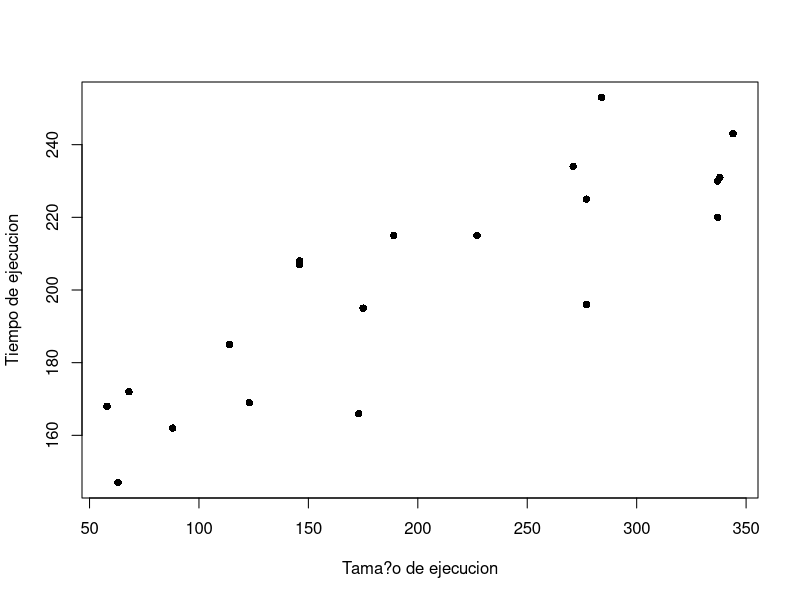
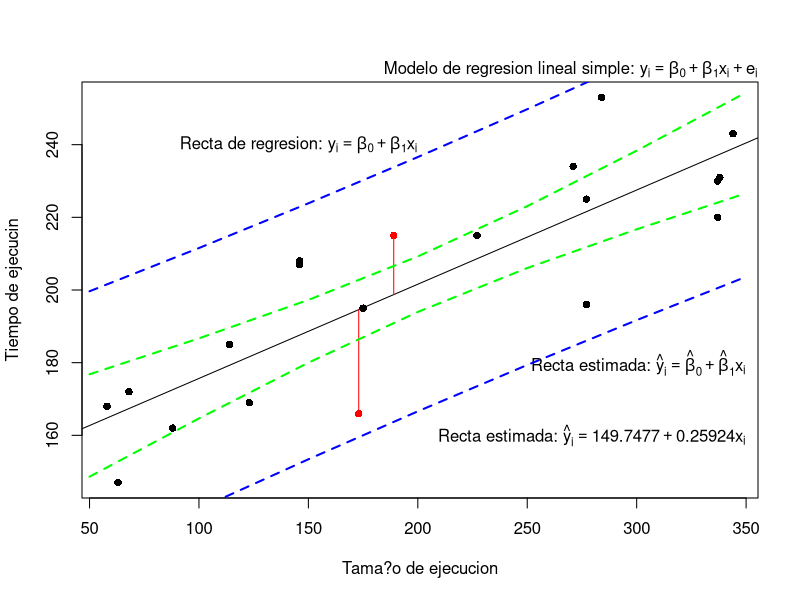
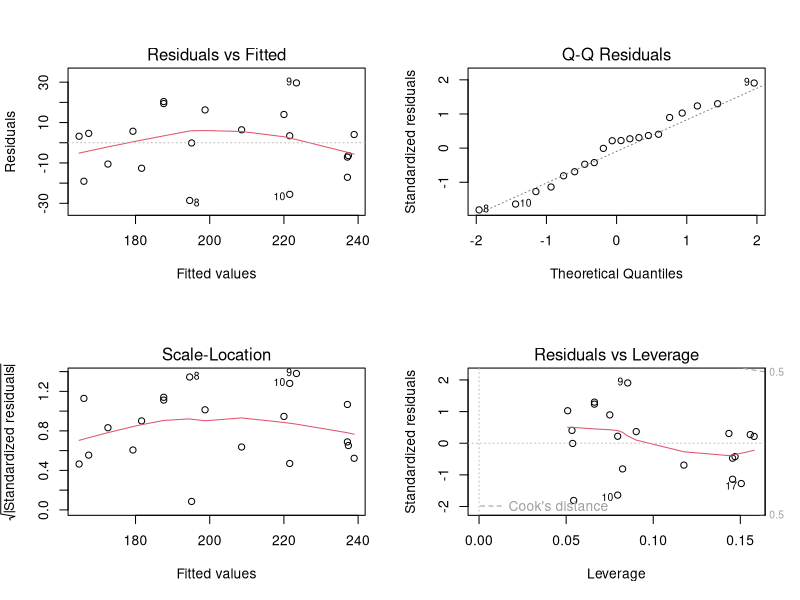

Here is the R script that generated these plots, in order:
# Ejemplo 1. Regresion Lineal Simple

# Primero hay que establecer el directorio de trabajo y este deberia contener 
# el archivo de datos production.txt

# Leemos nuestros datos con la funcion read.table
setwd("C:/Users/monts/SantanderBEDU/MODULO2/Sesion5/Ejemplos/Ejemplo1")
production <- read.table("production.txt", header = TRUE)

# Los datos que importamos a R se encuentran como data frame con nombre 
# production. Aplicamos la funcion attach al data frame production para
# poder manipular las columnas mediante sus nombres

attach(production)

# Hacemos el grafico de dispersion

plot(RunSize, RunTime, xlab = "Tama?o de ejecucion", 
     ylab = "Tiempo de ejecucion", pch = 16)

# Ajustamos un modelo de regresion lineal simple con la funcion lm, en donde
# la variable de respuesta es RunTime y la variable predictora es RunSize. 
# Guardamos nuestro modelo ajustado con el nombre de m1

m1 <- lm(RunTime~RunSize)

# Obtenemos un resumen de nuestro modelo ajustado mediante la funcion `summary`

summary(m1)

# Graficamos nuestros datos nuevamente, pero ahora con la recta de regresion
# ajustada

plot(RunSize, RunTime, xlab = "Tama?o de ejecucion", 
     ylab = "Tiempo de ejecucin", pch = 16)
abline(lsfit(RunSize, RunTime), colours(red)) # Trazamos la recta de regresion estimada
mtext(expression(paste('Modelo de regresion lineal simple:',
                       ' ',
                       y[i] == beta[0] + beta[1]*x[i] + e[i])),
      side = 3, adj=1, font = 2)

# Recta de regresion poblacional

text(x = 200, y = 240, expression(paste('Recta de regresion:',
                                        ' ',
                                        y[i] == beta[0] + beta[1]*x[i])),
     adj = 1, font = 2)


# Recta de regresion estimada

text(x = 350, y = 180, expression(paste('Recta estimada:',
                                        ' ',
                                        hat(y)[i] == hat(beta)[0] + hat(beta)[1]*x[i])),
     adj = 1, font = 2)

# Recta de regresion estimada

text(x = 350, y = 160, expression(paste('Recta estimada:',
                                        ' ',
                                        hat(y)[i] == 149.74770 + 0.25924*x[i])),
     adj = 1, font = 2)

# Residuales

points(189, 215, pch=16, col = "red") # Punto muestral
149.74770 + 0.25924 * 189 # Valor y sobre la recta estimada
lines(c(189, 189), c(198.7441, 215), col = "red")

points(173, 166, pch=16, col = "red") # Punto muestral
149.74770 + 0.25924 * 173 # Valor y sobre la recta estimada
lines(c(173, 173), c(166, 194.5962), col = "red")

# A continuacion encontramos el cuantil de orden 0.975 de la distribucion
# t de Student con 18 (n - 2) grados de libertad. En total tenemos n = 20 
# observaciones en nuestro conjunto de datos. Estamos encontrando el valor 
# que satisface P(T > tval) = 0.025

tval <- qt(1-0.05/2, 18)
tval

# Comprobamos

pt(tval, df = 18)

# Encontramos intervalos de confianza del 95% para el intercepto y la pendiente
# del modelo de regresión lineal simple

round(confint(m1, level = 0.95), 3)

# Ahora encontramos intervalos de confianza del 95% para la recta de regresion
# poblacional en algunos valores de X (RunSize)

RunSize0 <- c(50,100,150,200,250,300,350) # Algunos posibles valores de RunSize

(conf <- predict(m1, newdata = 
                   data.frame(RunSize = RunSize0), 
                 interval = "confidence", level = 0.95))

# Podemos visualizar graficamente estos intervalos de confianza

lines(RunSize0, conf[, 2], lty = 2, lwd = 2, col = "green") # limites inferiores
lines(RunSize0, conf[, 3], lty = 2, lwd = 2, col = "green") # limites superiores

# Tambien podemos encontrar intervalos de prediccion del 95% para el valor
# real de la variable de respuesta Y (RunTime) en algunos valores de X (RunSize)

(pred <- predict(m1, newdata = 
          data.frame(RunSize = RunSize0), 
        interval = "prediction", level = 0.95))

# Podemos visualizar graficamente estos intervalos de prediccion

lines(RunSize0, pred[, 2], lty = 2, lwd = 2, col = "blue") # límites inferiores
lines(RunSize0, pred[, 3], lty = 2, lwd = 2, col = "blue") # límites superiores


# Note como los intervalos de confianza estan contenidos dentro de los
# intervalos de prediccion correspondientes

# Tambien es posible llevar a cabo un analisis de varianza para decidir si 
# existe asociacion lineal entre RunSize y RunTime

anova(m1)

# Grafico de diagnostico de R

# Cuando usamos un modelo de regresión, hacemos una serie de suposiciones. 
# Entonces debemos hacer diagnósticos de regresión para verificar las
# supocisiones.

par(mfrow = c(2, 2))
plot(m1)
dev.off()

# Inspirado en:

# [S.J. Sheather, A Modern Approach to Regression with R, 
# DOI: 10.1007/978-0-387-09608-7_2, © Springer Science + Business Media LLC 2009]
# (https://gattonweb.uky.edu/sheather/book/index.php)




